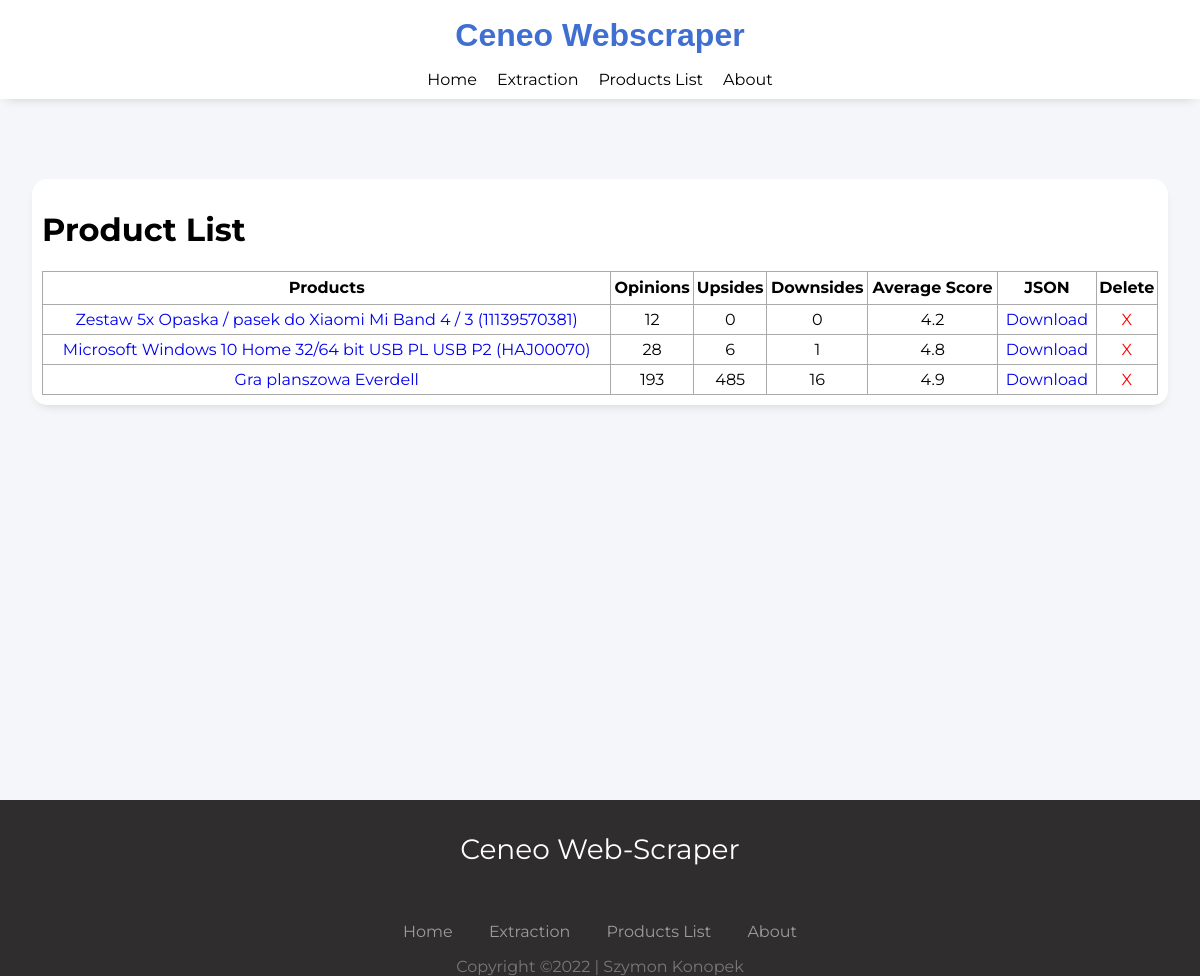
Before: /product-list with the older database file.
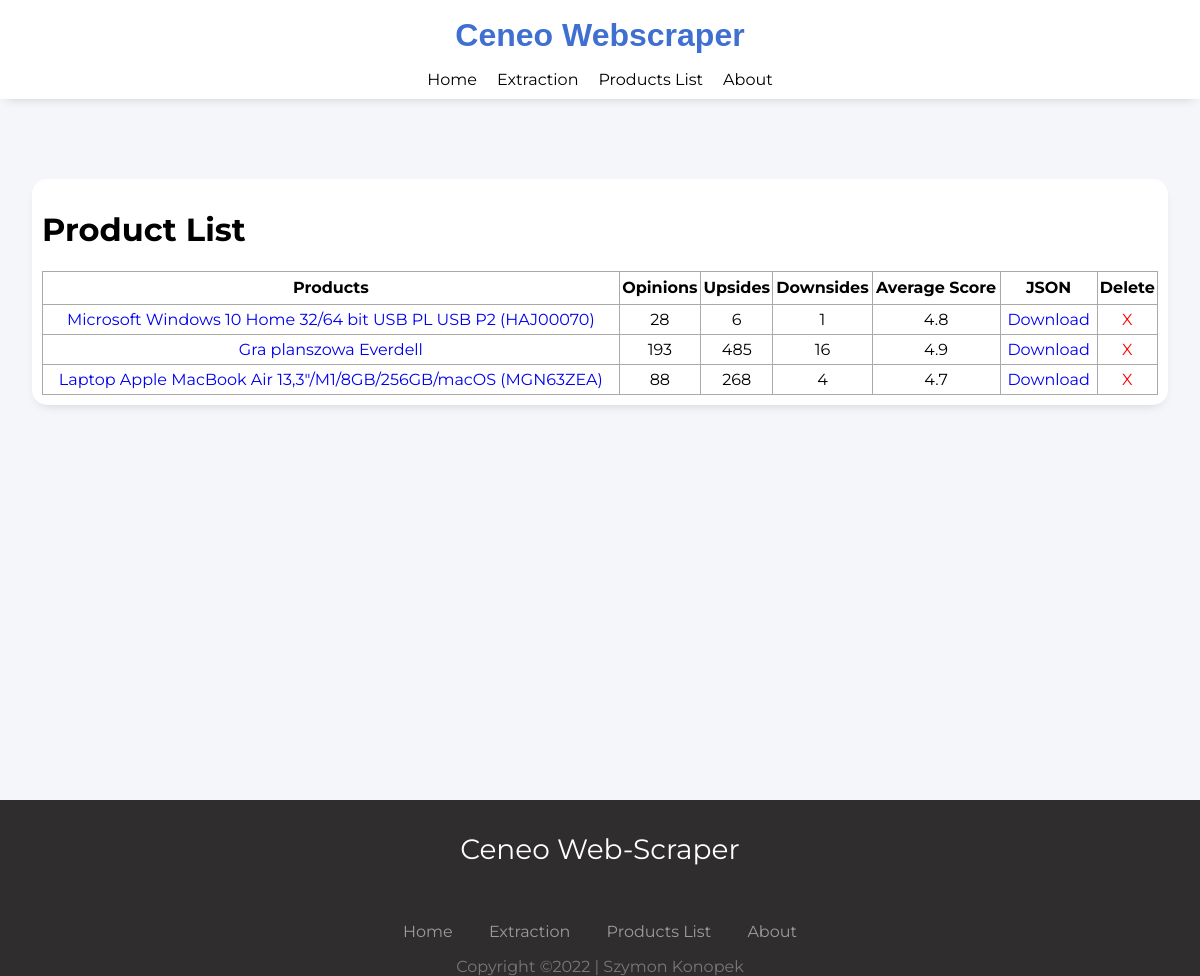
After: the same page with the newer database file.
### app.py (models this page shows, shortened)
class Ceneo(db.Model):
    id = db.Column(db.Integer, primary_key = True)
    data_entry_id = db.Column(db.String(200), nullable = False)
    product_id = db.Column(db.String(200), nullable = False)
    author_name = db.Column(db.String(200), nullable = False)
    opinion_text = db.Column(db.String(200), nullable = False)
    recommended = db.Column(db.Boolean, nullable = False)
    score_count = db.Column(db.String(200), nullable = False)
    credibility = db.Column(db.Boolean(200), nullable = False)
    upvotes = db.Column(db.String(200), nullable = False)
    downvotes = db.Column(db.String(200), nullable = False)
    purchase_date = db.Column(db.DateTime, default=datetime.utcnow, nullable = True)
    review_date = db.Column(db.DateTime, default=datetime.utcnow, nullable = True)
    advantages = db.Column(db.String(200), nullable = False)
    disadvantages = db.Column(db.String(200), nullable = False)
    product_name = db.Column(db.String(200), nullable = False)
    completed = db.Column(db.Integer, default = 0)
    date_created = db.Column(db.DateTime, default = datetime.utcnow)

### app.py (the view)
@app.route('/product-list')
def product_list():
    tasks = Ceneo.query.order_by(Ceneo.date_created).all()
    unique_ids = []
    unique_products = []
    def to_float(score):
        score = score[:-2]
        score = score.replace(",",".")
        return float(score)
    for task in tasks:
        if task.product_id not in unique_ids:
            unique_ids.append(str(task.product_id))
            opinions = Ceneo.query.order_by(Ceneo.date_created).filter(Ceneo.product_id == task.product_id)
            number_of_downsides = 0
            number_of_upsides = 0
            score_sum = 0
            for opinion in opinions:
                number_of_upsides += len(opinion.advantages.split(',')) if len(opinion.advantages) > 1 else 0
                number_of_downsides += len(opinion.disadvantages.split(',')) if len(opinion.disadvantages) > 1 else 0
                score_sum += to_float(opinion.score_count)
            unique_products.append({"id": task.product_id,"name": task.product_name, "number_of_opinions" : opinions.count(), "number_of_downsides" : number_of_downsides, "number_of_upsides" : number_of_upsides, "average_score" : round(score_sum/opinions.count(),1) })
    return render_template('product-list.html', unique_products = unique_products)

### templates/product-list.html (shortened to what this page needs)
{% extends 'base.html' %}
{% block body %}
    <div class = "content">
        <h1>Product List</h1>
        {% if unique_products|length < 1 %}
        <h4>No entries :(</h4>
        {% else %}
        <table>
            <tr>
                <th>Products</th>
                <th>Opinions</th>
                <th>Upsides</th>
                <th>Downsides</th>
                <th>Average Score</th>
                <th>JSON</th>
                <th>Delete</th>
            </tr>
            {% set count = 0%}
            {% for product in unique_products %}
                    <tr>
                        <td>
                            <a href="/product-page/{{product['id']}}">{{ product["name"] }}</a>
                        </td>
                        <td>
                            {{product["number_of_opinions"]}}
                        </td>
                        <td>
                            {{product["number_of_upsides"]}}
                        </td>
                        <td>
                            {{product["number_of_downsides"]}}
                        </td>
                        <td>
                            {{product["average_score"]}}
                        </td>
                        <td>
                            <a href="/download-json/{{product['id']}}">Download</a>
                        </td>
                        <td>
                            <a href="/delete-page/{{product['id']}}" class = "delete">X</a>
                        </td>
                    </tr>
                {% set count = 1 %}
            {% endfor%}
        </table>
        {% endif %}
    </div>
{% endblock%}

### templates/base.html (shortened to what this page needs)
<!DOCTYPE html>
<html lang="en">
<head>
    <link rel = "stylesheet" href = "{{ url_for('static', filename = 'css/main.css') }}">
    <link rel = "stylesheet" href = "{{ url_for('static', filename = 'css/navbar.css') }}">
</head>
<body>
    <div class = "all">
        <div class = "main">
            <div class = "banner"><a href="/">Ceneo Webscraper</a></div>
            <div class = "navbar">
                <a href = "/">Home</a>
                <a href = "/extraction">Extraction</a>
                <a href = "/product-list">Products List</a>
                <a href = "/author">About</a>
            </div>
            <div class = "main-container">
                {% block body %}{% endblock%}
            </div>
        </div>
        <footer class = "footer">
                <div class = "footer-title">Ceneo Web-Scraper</div>
                <div class = "footer-links">
                    <a href = "/">Home</a>
                    <a href = "/extraction">Extraction</a>
                    <a href = "/product-list">Products List</a>
                    <a href = "/author">About</a>
                </div>
                <div class = "footer-info">Copyright ©2022 | Szymon Konopek </div>
        </footer>
    </div>
</body>
</html>

### static/css/main.css (style rules this page uses)
body, html { margin: 0; font-family: montserrat,sans-serif; background-color: #f5f6fa; }
.all { display: -webkit-box; display: -ms-flexbox; display: flex; -webkit-box-orient: vertical; -webkit-box-direction: normal; -ms-flex-direction: column; flex-direction: column; }
.main { min-height: 100vh; display: -webkit-box; display: -ms-flexbox; display: flex; -webkit-box-orient: vertical; -webkit-box-direction: normal; -ms-flex-direction: column; flex-direction: column; }
.content { margin: 0 auto; display: -webkit-box; display: -ms-flexbox; display: flex; -webkit-box-orient: vertical; -webkit-box-direction: normal; -ms-flex-direction: column; flex-direction: column; background-color: red; margin: 2em; border-radius: 15px 15px 15px 15px; background-color: #ffffff; padding: 10px; -webkit-box-shadow: 0px 5px 12px -6px rgba(0, 0, 0, 0.19); box-shadow: 0px 5px 12px -6px rgba(0, 0, 0, 0.19); }
table, td, th { border: 1px solid #aaa; }
table { border-collapse: collapse; width: 100%; }
th { height: 30px; }
td { text-align: center; padding: 5px; }
a { text-decoration: none; }
a.delete { color: red; }

### static/css/navbar.css (style rules this page uses)
.navbar { background-color: #ffffff; color: #4a7cdf; z-index: 1; -webkit-box-shadow: 0px 5px 12px -6px rgba(0, 0, 0, 0.19); box-shadow: 0px 5px 12px -6px rgba(0, 0, 0, 0.19); display: -webkit-box; display: -ms-flexbox; display: flex; -webkit-box-align: center; -ms-flex-align: center; align-items: center; -webkit-box-pack: center; -ms-flex-pack: center; justify-content: center; margin-bottom: 3em; }
.navbar a { text-decoration: none; color: black; margin-left: 10px; margin-right: 10px; margin-bottom: 10px; }
.banner { background-color: #ffffff; height: 70px; z-index: 1; font-family: monserat, sans-serif; color: #245bca; font-weight: bold; font-size: 2em; display: -webkit-box; display: -ms-flexbox; display: flex; -webkit-box-pack: center; -ms-flex-pack: center; justify-content: center; -webkit-box-align: center; -ms-flex-align: center; align-items: center; }
.banner a { text-decoration: none; color: #3f70d1; }
.footer { padding-top: 2em; background-color: #2f2d2e; display: -webkit-box; display: -ms-flexbox; display: flex; -webkit-box-orient: vertical; -webkit-box-direction: normal; -ms-flex-direction: column; flex-direction: column; -webkit-box-align: center; -ms-flex-align: center; align-items: center; }
.footer-title { color: #ffffff; font-size: 1.75em; margin-bottom: 2em; }
.footer-links { margin-bottom: 1em; }
.footer-links a { color: #9c9c9c; padding: 1em; }
.footer-info { color: #797979; }

Changed rows visible on the page:
removed Ceneo: name "Zestaw 5x Opaska / pasek do Xiaomi Mi Band 4 / 3 (11139570381)", number_of_opinions "12", number_of_upsides "0", number_of_downsides "0", average_score "4.2"
added Ceneo: name "Laptop Apple MacBook Air 13,3\"/M1/8GB/256GB/macOS (MGN63ZEA)", number_of_opinions "88", number_of_upsides "268", number_of_downsides "4", average_score "4.7"
